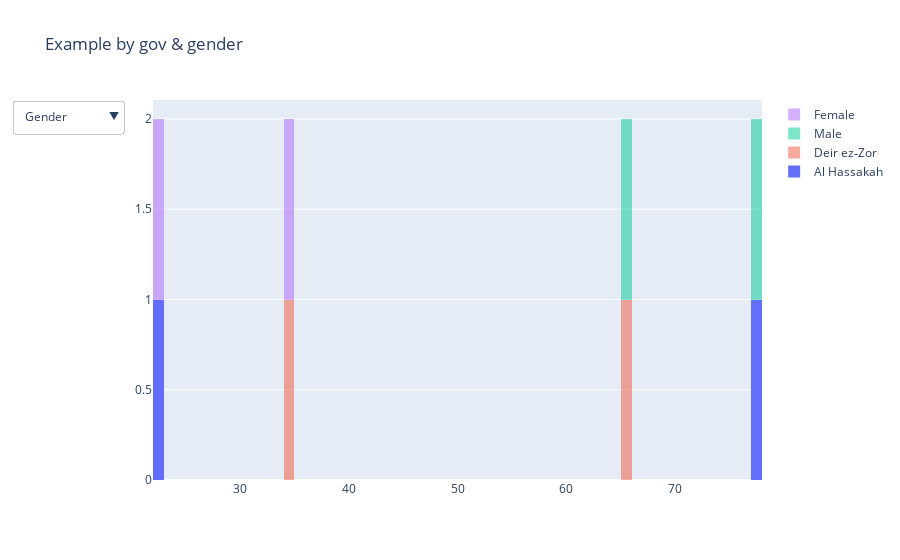

Notebook code cell kept with this figure:
### Code cell
#defining list_updatemenus
list_updatemenus = [{'label': 'Gender',
  'method': 'update',
  'args': [{'visible': [False, False, True, True, True]}, {'title': 'Distribution by gov'}]},
 {'label': 'Governorate',
  'method': 'update',
  'args': [{'visible': [True, True, False, False, False]}, {'title': 'Distribution by gender'}]}]#defining all graph objects
x_Hassakah = df_Q1_Q5_percent[df_Q1_Q5_percent.index =='Al Hassakah']['q5']
x_Deir = df_Q1_Q5_percent[df_Q1_Q5_percent.index =='Deir ez‐Zor']['q5']

x_male = df_Q1_Q5_percent[df_Q1_Q5_percent['Gender']=='Male']['q5']
x_female = df_Q1_Q5_percent[df_Q1_Q5_percent['Gender']=='Female']['q5']


#defining data

data=[go.Histogram(x=x_Hassakah, y=df_Q1_Q5_percent['Gender'], name='Al Hassakah'),go.Histogram(x=x_Deir ,y=df_Q1_Q5_percent['Gender'], name='Deir ez‐Zor',opacity = .5,nbinsx=60),go.Histogram(x=x_male,y=df_Q1_Q5_percent['Gender'], name='Male',opacity = .5),go.Histogram(x=x_female,name='Female',opacity = .5)]#defining layout
layout=go.Layout(title='Example by gov & gender',updatemenus=list([dict(buttons= list_updatemenus)]),barmode='stack')#defining figure and plotting
fig = go.Figure(data,layout)
iplot(fig)

### Figure 1 — Plotly figure (JSON) as saved in the notebook; plotly's stock layout.template omitted (floating-point values rounded to 4 significant figures)
{"data": [{"name": "Al Hassakah", "type": "histogram", "x": [77.97, 22.03]}, {"name": "Deir ez‐Zor", "nbinsx": 60, "opacity": 0.5, "type": "histogram", "x": [65.31, 34.69]}, {"name": "Male", "opacity": 0.5, "type": "histogram", "x": [77.97, 65.31]}, {"name": "Female", "opacity": 0.5, "type": "histogram", "x": [22.03, 34.69]}], "layout": {"barmode": "stack", "title": {"text": "Example by gov & gender"}, "updatemenus": [{"buttons": [{"args": [{"visible": [false, false, true, true, true]}, {"title": "Distribution by gov"}], "label": "Gender", "method": "update"}, {"args": [{"visible": [true, true, false, false, false]}, {"title": "Distribution by gender"}], "label": "Governorate", "method": "update"}]}]}}
